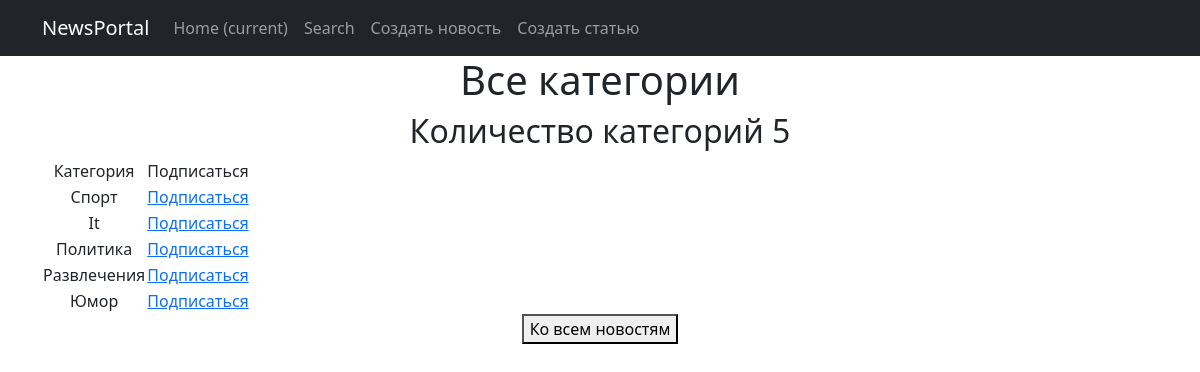
/news/categories/ (signed in), run on the app's committed database.
### NewsPortal/models.py (models this page shows, shortened)
class Category(models.Model):
    category_name = models.CharField(max_length=255, unique=True)
    subscribers = models.ManyToManyField(User, through='SubscribersCategory')

### NewsPortal/views.py (the view)
# urls.py: path('categories/', CategoryView.as_view(), name='categories'),
class CategoryView(LoginRequiredMixin, ListView):
    model = Category
    template_name = 'categories.html'
    context_object_name = 'categorys'
    queryset = Category.objects.all()
    paginate_by = 10
    def get_context_data(self, **kwargs):
        context = super().get_context_data(**kwargs)
        return context

### templates/categories.html (shortened to what this page needs)
{% extends 'flatpages/default.html' %}
{% block content %}
<h1>Все категории</h1>
<h2>Количество категорий {{ categorys | length }} </h2>
<table>
    <tr>
        <td>
            Категория
        </td>
        <td>
            Подписаться
        </td>
    </tr>
    {% for item in categorys %}
    <tr>
        <td>
            {{ item.category_name }}
        </td>
        <td>
            {% if request.user not in item.subscribers.all %}
             <a href="/news/categories/{{item.id}}/subscribe/"> Подписаться </a>
            {% else %}
            <a href="/news/categories/{{item.id}}/subscribe/"> Отписаться </a>
            {% endif %}
        </td>
    </tr>
    {% endfor %}
</table>
<button onclick="window.location.href = '../';">Ко всем новостям</button>
{% endblock content %}

### data on the page
Category: category_name "Спорт"
Category: category_name "It"
Category: category_name "Политика"
Category: category_name "Развлечения"
Category: category_name "Юмор"

### other printed values
{{ categorys | length }} "5"
